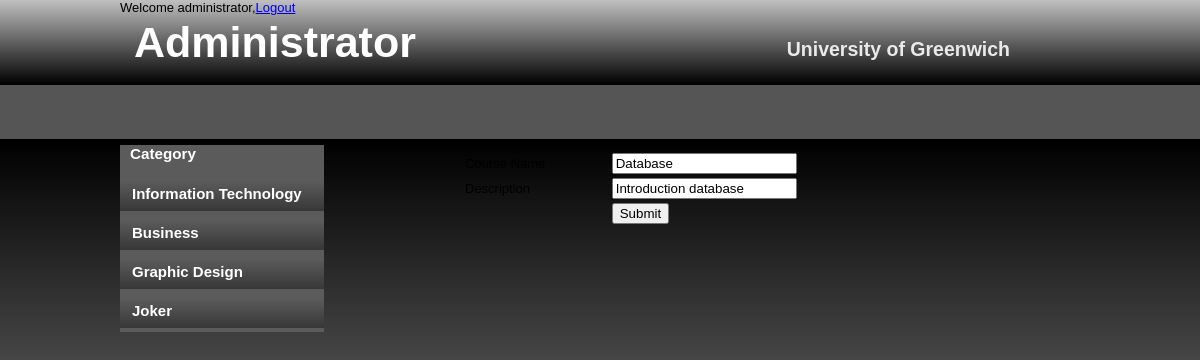
Page /ASM/asm/trainer/updateCourse.php?id=1 (signed in) on the committed database.
### tables this page shows
CREATE TABLE `tblcategory` (
  `ID_Cat` int(11) NOT NULL,
  `Cat_Name` varchar(200) NOT NULL
);

CREATE TABLE `tblcourse` (
  `ID_Course` int(11) NOT NULL,
  `Course_Name` varchar(200) NOT NULL,
  `Description` varchar(500) NOT NULL,
  `ID_Cat` int(11) NOT NULL
);

### asm/asm/database.php (called while the page is built, shortened)
<?php
$hostname = 'localhost';
$username = 'root';
$password = '';
$dbname = 'edusys';
function query ($sql)
{
	global $hostname;
	global $username;
	global $password;
	global $dbname;
	$conn = new mysqli($hostname, $username, $password, $dbname);
	$result = $conn->query($sql);
	$rows = mysqli_fetch_all($result);
	return $rows;
}
?>

### asm/asm/trainer/updateCourse.php (the view, shortened to what this page needs)
<!DOCTYPE html PUBLIC "-//W3C//DTD XHTML 1.0 Transitional//EN" "http://www.w3.org/TR/xhtml1/DTD/xhtml1-transitional.dtd">
<html xmlns="http://www.w3.org/1999/xhtml">
<head>
<link rel="stylesheet" type="text/css" href="../style.css" />
</head>
<body>
<div id="container">
        <?php require_once("../blocks/header.php"); ?>
<br>
<br>
<br>
        <?php require_once("../blocks/leftmenu1.php"); ?>
		<div id="content"></div>
		<form action="" method="POST">
		<table width="50%" border="0">
    <?php
    require_once '../database.php';
    if(isset($_GET['id'])){
    $id = $_GET["id"];
    }
    $sql = "SELECT * FROM tblcourse WHERE ID_Course=" .$id;
    $rows = query($sql);
    for($i=0; $i<count($rows); $i++)
    {
    ?>
        <div>
            <tr>
                <td>Course Name</td>
                <td><input type="text" value="<?= $rows[$i][1] ?>" name="name" ></td>
            </tr>
            <tr>
                <td>Description</td>
                <td><input type="text" value="<?= $rows[$i][2] ?>" name="des" ></td>
            </tr>
            <tr>
                <td></td>
                <td><input type="submit" name="submit"></td>
            </tr>
            <?php }
?>
		</table>
		</form>
<?php
require_once '../database.php';
?>
<?php require_once("../blocks/footer.php"); ?>

### asm/asm/blocks/leftmenu1.php
<div id="leftmenu">
    <div id="leftmenu_main">
    <h3>Category</h3>
    <ul>
    <?php
    require_once '../database.php';
            $sql = "Select * from tblcategory";
            $rows = query($sql);
            for($i=0; $i<count($rows); $i++)
            {
                ?>
                <div>
                    <tr>
                    <li><a href="http://localhost/ASM/asm/trainer/viewCourse.php?id=<?= $rows[$i][0] ?>"><?= $rows[$i][1] ?></a></li>
                    </tr>
                </div>
        <?php
            }
    ?>
    </ul>
        </div>
</div>
</div>

### asm/asm/style.css (style rules this page uses)
body { margin: 0; padding: 0; text-align: center; font: 12px Arial, Helvetica, sans-serif; font-size: 13px; color: black; background: #CCCCCC; background-image:url(images/background.png); background-repeat:repeat-x; }
* { margin: 0 auto 0 auto; text-align:left; }
#container { display: block; height:auto; position: relative; width: 960px; }
#leftmenu { margin-top:15px; width:204px; float:left; }
#leftmenu_main { width:204px; height:auto; background-color:#5B5B5B; }
#leftmenu_main ul { list-style: none; padding: 0px; width:204px; }
#leftmenu_main h3 { list-style: none; padding: 0px; width:204px; color:#FFFFFF; padding-left:10px; padding-bottom:14px; }
#leftmenu_main ul li { list-style: none; padding: 0px; width:204px; text-align:left; }
#leftmenu_main ul li a, #leftmenu_main ul li a:visited { display:block; list-style: none; padding: 0px; width:192px; padding-left:12px; padding-top:4px; height:30px; text-align:left; background-image:url(images/leftmenu_link.png); background-repeat:repeat-x; margin-top:5px; color:#FFFFFF; text-decoration:none; font-size:15px; font-weight:bold; }
#content { display:block; float:left; width:689px; height:auto; padding-left:10px; padding-top:15px; padding-right:10px; padding-bottom:5px; }
html, body { text-align: center; }

### rows in the picture
tblcategory: Cat_Name "Information Technology"
tblcategory: Cat_Name "Business"
tblcategory: Cat_Name "Graphic Design"
tblcategory: Cat_Name "Joker"
tblcourse: name "Database", des "Introduction database"
